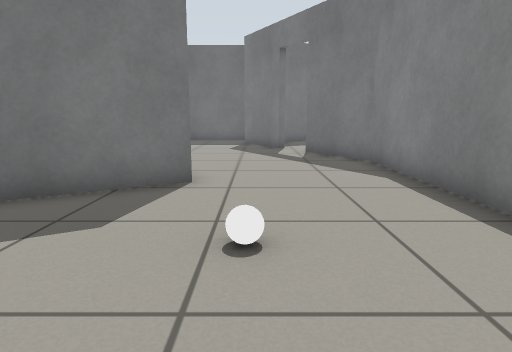
view 1 (above)

12 first-person views from a walk through a Gazebo world. The camera is 0.64 m above the floor, tilts 10° down and sees 75° across. The floor is counted in squares, 0.5 m on a side. Each view is taken from the middle of a square. On the plan, view 1 faces up. The plan holds only what a view shows up to about 14 squares ahead; the rest is blank. The robots in the file are not drawn.

view 2
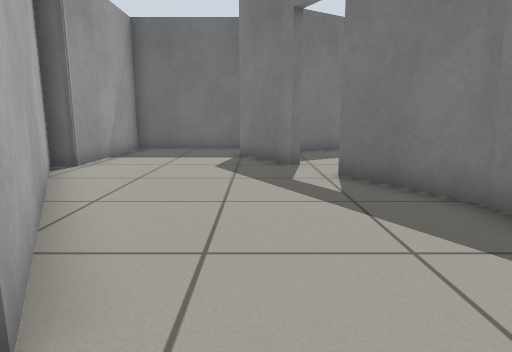

view 3
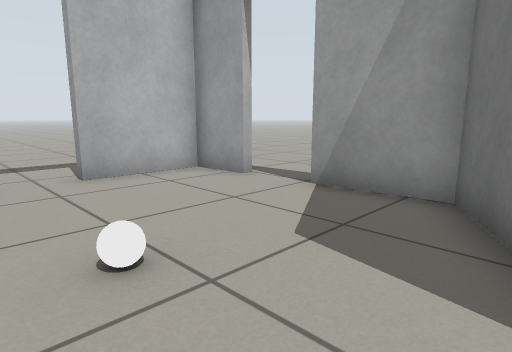

view 4
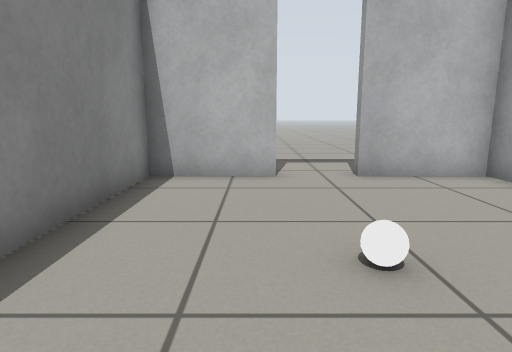

view 5
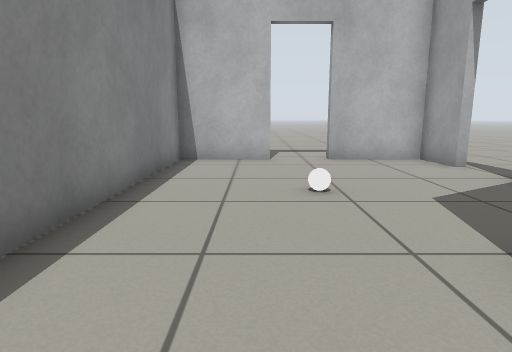

view 6
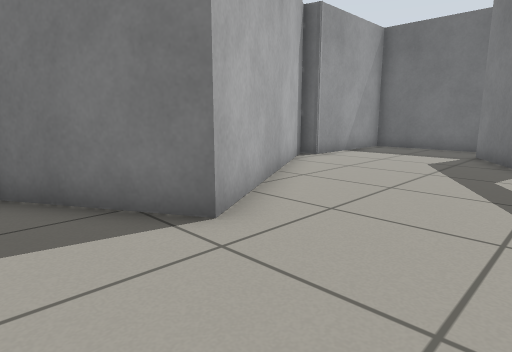

view 7
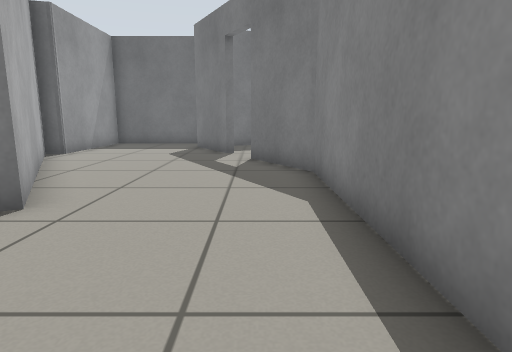

view 8
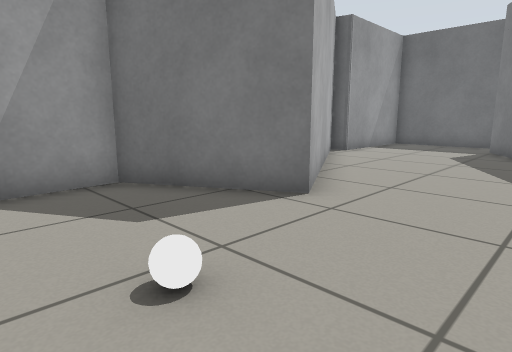

view 9
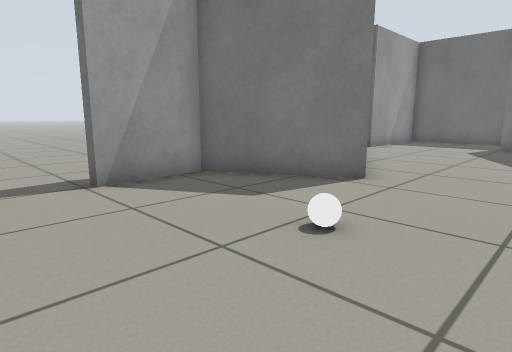

view 10
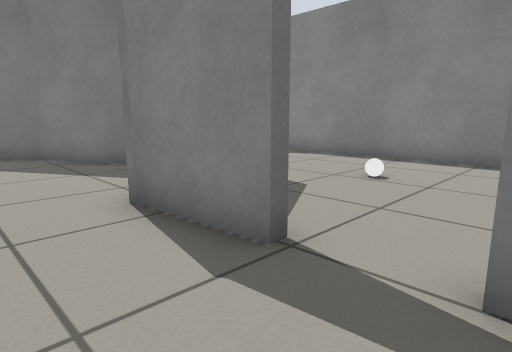

view 11
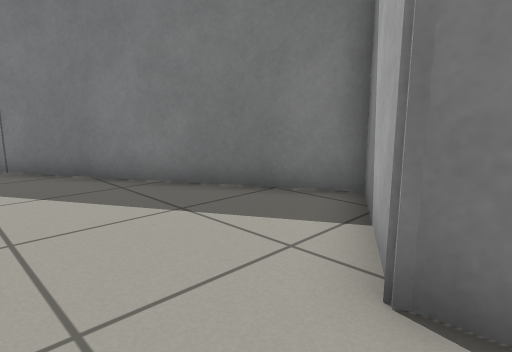

view 12
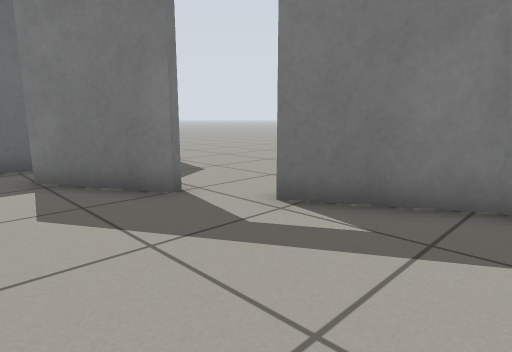

### Floor plan
Points are (right, up) in squares from view 1. A wall is a line through its corners. A room is listed if a view was taken in it or the views show most of it. See-through windows are left out.
Room 1 (views 1, 2, 3, 4, 5, 6, 7, 8, 9, 12)
walls: (1, 13.9) (-0.6, 16.6); (-5.4, 13.6) (-1.3, 6.6) (-4.5, 4.7) (-4.3, 2.1); (-4.2, 0.5) (-4.1, -1.2) (-1.2, -1.2); (0.5, -1.2) (3.4, -1.2) (3.4, 9.8) (1.8, 12.4); (-0.1, 18.4) (-4.7, 18.4) (-4.7, 13.8)
ways out: open door at (-4.3, 1.7) to room 2; open door at (-0.5, -1) to room 2; open door at (1, 14); open door at (2, 13)
objects: white ball (0, 3)
Room 2 (views 10, 11)
walls: (-4.6, 2.1) (-4.8, 4.8) (-1.7, 6.7) (-5.7, 13.7); (-1.2, -1.2) (-1.2, -1.6)
ways out: open door at (-4.3, 1.7) to room 1; open door at (-0.5, -1) to room 1; opening at (4.5, 18)

Positions as (right, up) in squares from view 1, and headings:
1: (0, 0), facing up
2: (0, 5), facing up
3: (1, 6), facing down-left
4: (1, 6), facing down
5: (1, 9), facing down
6: (2, 4), facing up-left
7: (2, 2), facing up
8: (2, 2), facing up-left
9: (2, 0), facing up-left
10: (-7, 0), facing up-right
11: (-7, 4), facing up-right
12: (-2, 9), facing up-right
